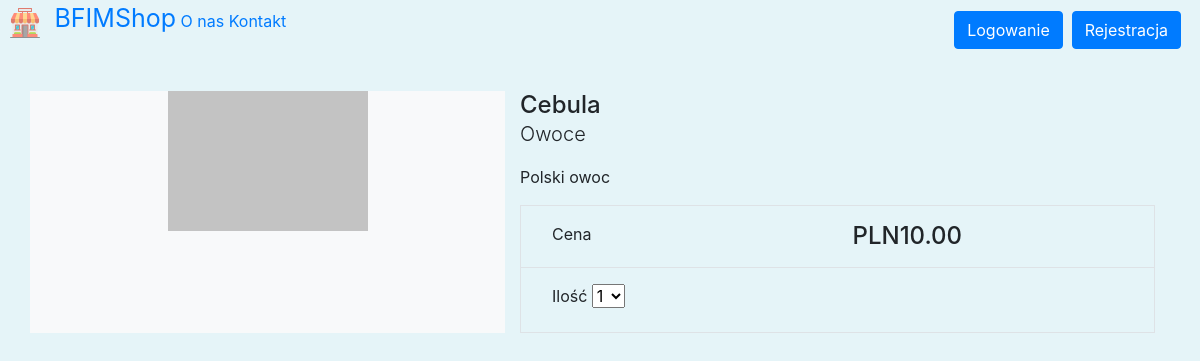
The app's page /cebula, older data.
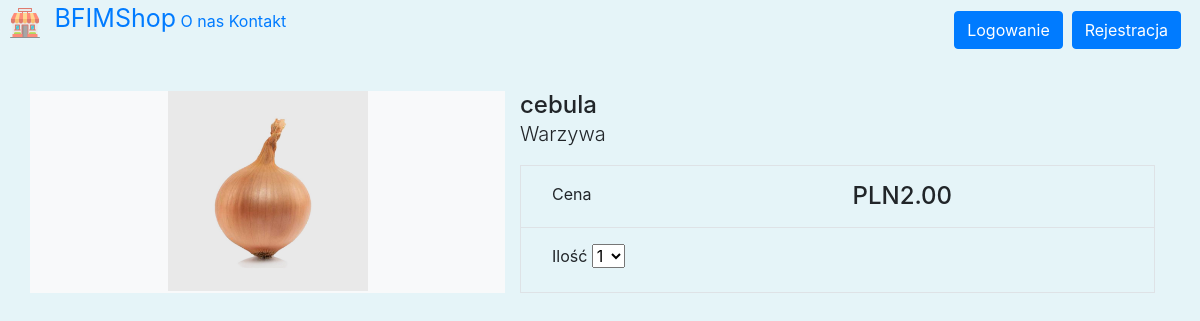
The same page, newer data.
### store/models.py (models this page shows, shortened)
class Product(models.Model):
    category = models.ForeignKey(Category, related_name='product', on_delete=models.CASCADE)
    created_by = models.ForeignKey(User, on_delete=models.CASCADE, related_name='product_creator')
    title = models.CharField(max_length=255)
    author = models.CharField(max_length=255, default='admin')
    description = models.TextField(blank=True)
    image = models.ImageField(upload_to='images/', default='images/default.jpg')
    slug = models.SlugField(max_length=255)
    price = models.DecimalField(max_digits=4, decimal_places=2)
    in_stock = models.BooleanField(default=True)
    is_active = models.BooleanField(default=True)
    created = models.DateTimeField(auto_now_add=True)
    updated = models.DateTimeField(auto_now=True)
    objects = models.Manager()
    products = ProductManager()
    class Meta:
        verbose_name_plural = 'Products'
        ordering = ('-created',)

class Category(models.Model):
    name = models.CharField(max_length=255, db_index=True)
    slug = models.SlugField(max_length=255, unique=True)
    class Meta:
        verbose_name_plural = 'categories'
    def __str__(self):
        return self.name

### store/views.py (the view)
# urls.py: path('<slug:slug>', views.product_detail, name='product_detail'),
def product_detail(request, slug):
    product = get_object_or_404(Product, slug=slug, in_stock=True)
    return render(request, 'store/products/detail.html', {'product': product})

### basket/context_processors.py (called while the page is built)
def basket(request):
    return {'basket': Basket(request)}

### store/context_processors.py (called while the page is built)
def categories(request):
    return {
        'categories': Category.objects.all()
    }

### store/templates/store/products/detail.html (shortened to what this page needs)
{% extends '../main.html' %}
{% load static %}
{% block content %}
<div class="container">
    <main class="pt-5">
        <div class="row g-3">
            <div class="col-md-5 col-lg-5 order-md-first bg-light">
                <img class="img-fluid mx-auto d-block" width="200px" alt="Responsive image" src="{{ product.image.url }}">
            </div>
            <div class="col-md-7 col-lg-7 ps-md-3 ps-lg-5">
                <h1 class="mb-0 h4">{{ product.title }}</h1>
                <p><span class="lead">{{ product.category }}</span></p>
                <p>{{ product.description|slice:":355" }}</p>
                <div class="border">
                    <div class="col border-bottom">
                        <div class="row p-3">
                            <div class="col-6">Cena</div>
                            <div class="col-6 text-end"><span class="h4 fw-bold">PLN{{ product.price }}</span></div>
                        </div>
                    </div>
                    <div class="col">
                        <div class="row p-3">
                            <div class="col-6">
                                <label for="select">Ilość</label>
                                <select id="select">
                                    <option value="1">1</option>
                                </select>
                            </div>
                            </div>
                        </div>
                    </div>
                </div>
            </div>
        </main>
    </div>
</div>
{% endblock %}

Row changes from the older to the newer data that the page shows:
removed Product: image (placeholder picture), title "Cebula", category "Owoce", description "Polski owoc", price "10.00"
added Product: image (picture), title "cebula", category "Warzywa", price "2.00"
